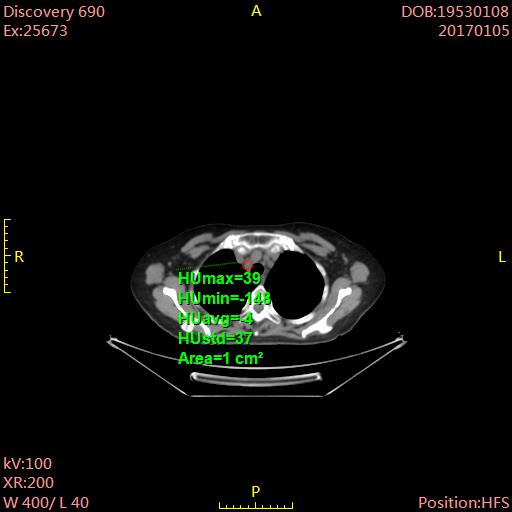
#> input picture Medical Mark/test2.jpg, 512 x 512 px
$ python mark.py
#> lines starting #> are read from the running program, lines starting #| are printed output that depends on the picture; after the words box and inside, x2 and y2 are one past the last pixel; in counts of white or black regions, pixels touching at a corner belong together
# -*- coding: UTF-8 -*-
# python 2
import cv2
import cv2 as cv
import numpy as np

# 图像预处理，获得图像中红色的元素
img = cv2.imread("test2.jpg")
#> img is the input picture: shape (512, 512, 3); mean B, G, R 9.9, 11.8, 10.9

# pre-processing image
row = img.shape[0]
#> row = 512
# print row
col = img.shape[1]
#> col = 512
# print col
channel = img.shape[2]
#> channel = 3
# print channel

emptyImage = np.zeros((row, col, 1), np.uint8)
# print emptyImage.shape
count = 0
for i in range(1, row):
    for j in range(1, col): # print emptyImage[i, j]
        count += 1
        # For BGR image, it returns an array of Blue, Green, Red values.
        colorR = img.item(i, j, 2)
        # print ("count : %d %d" % (count, colorR))
        colorG = img.item(i, j, 1)
        colorB = img.item(i, j, 0)
        diff1 = colorR - colorB if colorR > colorB else 0
        diff2 = colorR - colorG if colorR > colorG else 0
        emptyImage[i, j] = diff1 if diff1 < diff2 else diff2
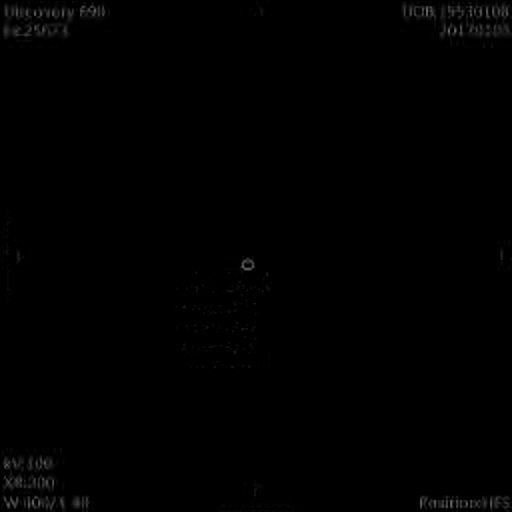
#> emptyImage: shape (512, 512, 1); min 0, max 106, mean 0.9
#> after the loop, count = 261121

cv2.imwrite("test.jpg", emptyImage)
# pre-processing image finished

# Clean Edge
left = 0.075
right = 0.075
top = 0.15
bottom = 0.15

edge = [left * row,
        row - right * row,
        top * col,
        col - bottom * row]
#> edge = [38.4, 473.6, 76.8, 435.2]

for i in range(1, row):
    for j in range(1, int(edge[0])):
        emptyImage[i, j] = 0
    for j in range(int(edge[1]), col):
        emptyImage[i, j] = 0
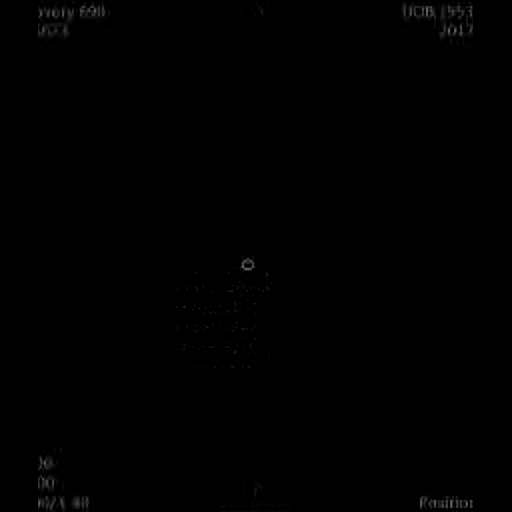
#> emptyImage: shape (512, 512, 1); 2.04% of pixels changed, all inside (x1, y1, x2, y2) = (1, 1, 512, 512)

for j in range(1, col):
    for i in range(1, int(edge[2])):
        emptyImage[i, j] = 0
    for i in range(int(edge[3]), row):
        emptyImage[i, j] = 0
#> emptyImage: shape (512, 512, 1); 2.42% of pixels changed, all inside (x1, y1, x2, y2) = (38, 1, 473, 512)

cv2.imwrite("test.jpg", emptyImage)

blur = cv2.GaussianBlur(emptyImage, (9, 9), 2)

cv2.imwrite("test.jpg", blur)

circles = cv2.HoughCircles(blur, cv.HOUGH_GRADIENT, 1, 0.1, param1=100, param2=50)
#> circles = None

if circles is None:
    for i in range(1, 20):
        circles = cv2.HoughCircles(blur, cv.HOUGH_GRADIENT, 1, row / 20, param1=100 - 5 * i, param2=50 - 5 * i)
        if circles is not None:
            break
#> this loop made 8 passes
#> circles on pass 8: [[250.5, 266.5, 3.3]]

print(circles)
#| [[[250.5 266.5   3.3]]]

circles = np.uint16(np.around(circles))
#> circles = [[250, 266, 3]]
for i in circles[0, :]:
    # draw the outer circle
    cv2.circle(img, (i[0], i[1]), i[2], (0, 255, 0), 1)
#> this loop made 1 pass
#> img: shape (512, 512, 3); 0.01% of pixels changed, all inside (x1, y1, x2, y2) = (247, 263, 254, 270)
    # draw the center of the circle
    # cv2.circle(img, (i[0], i[1]), 2, (0, 0, 255), 1)

cv2.imshow('detected circles', img)
cv2.waitKey(0)
cv2.destroyAllWindows()
